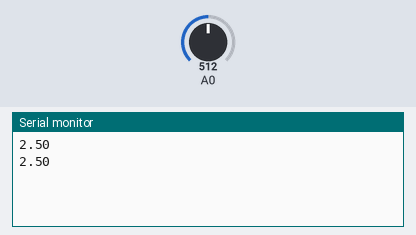
The sketch below on a simulated Arduino Uno, built with avr-gcc and run on an emulated ATmega328P. Shown: the last lines printed to the serial monitor. Inputs (shaded band) come from the test bench; at power-on: A0 = 512.

Above: at 3.8 s.
3.9 s: A0 set to 716
At 6.6 s:
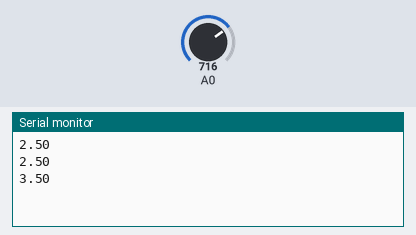
7.8 s: A0 set to 900
At 10.1 s:
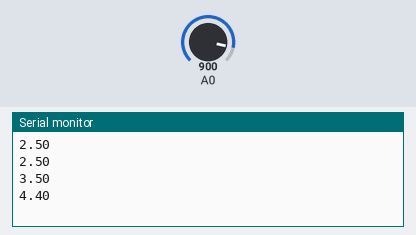
Timing chart, 0 to 11.6 s (numbered marks = the images above; inputs shaded):
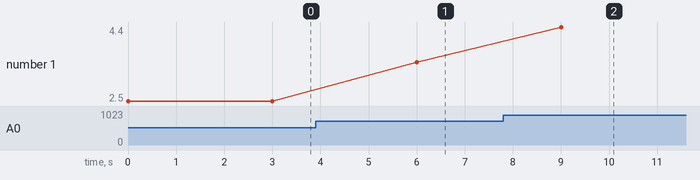

Measured:
- after the input at 3.9 s, the serial monitor: prints a new line after 2.1 s (image 1)
- after the input at 7.8 s, the serial monitor: prints a new line after 1.2 s (image 2)
- plotted number 1: 2.5 → 3.5 after the input at 3.9 s, 3.5 → 4.4 after the input at 7.8 s

The sketch:

batteryIndicator.ino
```cpp
void setup()
{
  Serial.begin(9600);
}

void loop()
{
  int val = analogRead(0);
  float volts = val * (5.0 / 1023.0);
  Serial.println(volts);
  delay(3000);
}
```
